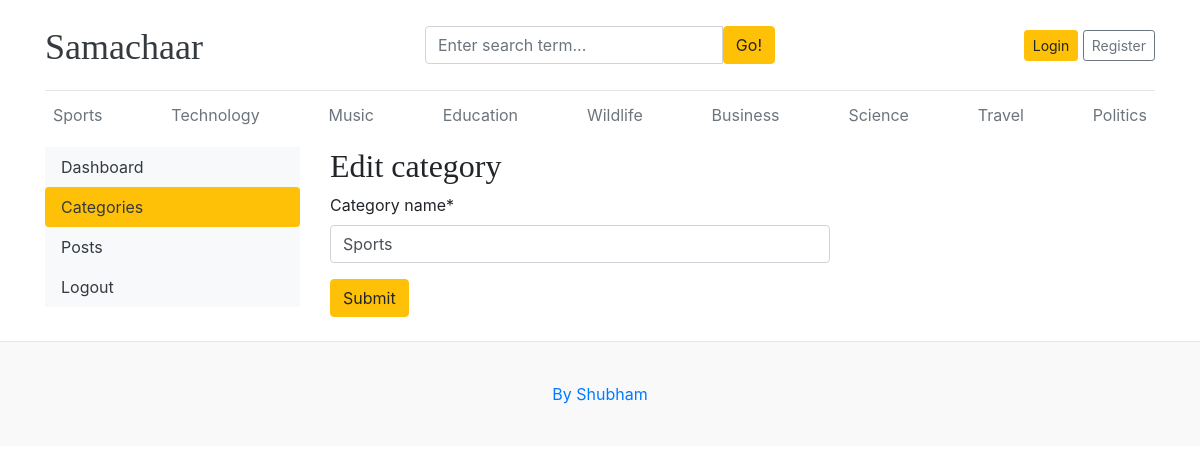
The app's page /dashboard/categories/edit/1/, older data.
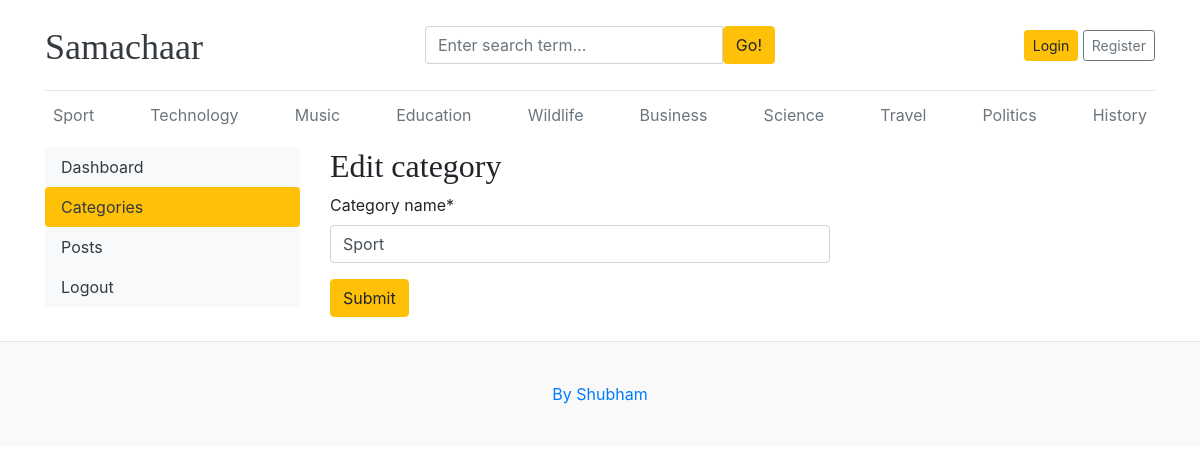
The same page, newer data.
### blogs/models.py (models this page shows, shortened)
class Category(models.Model):
    category_name = models.CharField(max_length=50, unique=True)
    created_at = models.DateField(auto_now_add=True)
    updated_at = models.DateField(auto_now_add=True)
    class Meta:
        verbose_name_plural = 'categories'

### dashboards/views.py (the view)
# urls.py: path('categories/edit/<int:pk>/', views.edit_category, name='edit_category'),
def edit_category(request, pk):
    category = get_object_or_404(Category, pk=pk)
    if request.method == 'POST':
        form = CategoryForm(request.POST, instance=category)
        if form.is_valid():
            form.save()
            return redirect('categories')
    form = CategoryForm(instance=category)
    context = {
        'form' : form,
        'category' : category,
    }
    return render(request, 'dashboard/edit_category.html', context)

### dashboards/forms.py
class CategoryForm(forms.ModelForm):
    class Meta:
        model = Category
        fields ='__all__'

### blogs/context_processors.py (called while the page is built)
def get_categories(request):
    categories = Category.objects.all()
    return dict(categories = categories)

def get_social(request):
    links = Social.objects.all()
    return dict(links = links)

### templates/dashboard/edit_category.html (shortened to what this page needs)
{% extends 'base.html' %}
{% block content %}
{% load crispy_forms_tags %}
<div class="row">
    {% include 'dashboard/sidebar.html'%}
    <div class="col-md-9">
        <h2>Edit category</h2>
        <form action="{% url "edit_category" category.id %}" method="post" style="width:500px;">
            {{ form | crispy}}
            <button type="submit" class="btn btn-warning">Submit</button>
        </form>
        <br>
    </div>
</div>
{% endblock content %}

### templates/base.html (shortened to what this page needs)
{% load static %}
<!DOCTYPE html>
<html lang="en">
    <head>
        <link href="https://getbootstrap.com/docs/4.0/dist/css/bootstrap.min.css" rel="stylesheet">
        <link rel="stylesheet" href="https://cdnjs.cloudflare.com/ajax/libs/font-awesome/4.7.0/css/font-awesome.min.css">
        <link href="{% static '/css/blog.css' %}" rel="stylesheet">
    </head>
    <body>
        <div class="container">
            <header class="blog-header py-3">
                <div class="row flex-nowrap justify-content-between align-items-center">
                    <div class="col-4 pt-1">
                        <a class="blog-header-logo text-dark" href="/">Samachaar</a>
                    </div>
                    <div class="col-4">
                        <form action="{% url "search" %}" method="get">
                            <div class="input-group">
                                <input class="form-control" type="text" name="keyword" value="{{keyword}}" placeholder="Enter search term..." aria-label="Enter search term..." aria-describedby="button-search" />
                                <button class="btn btn-warning" id="button-search" type="submit">Go!</button>
                            </div>
                        </form>
                    </div>
                    <div class="col-4 d-flex justify-content-end align-items-center">
                        {% if not user.is_authenticated %}
                        <a class="btn btn-sm btn-warning" href="{% url "login" %}">Login</a> &nbsp;
                        <a class="btn btn-sm btn-outline-secondary" href="{% url "register" %}">Register</a>
                        {% else %}
                        <span>Hi, {{ user }}</span>
                        &emsp;
                        <span><a href="{% url 'dashboard' %}">Dashboard</a><span>
                        &emsp;
                        <span><a href="{% url 'logout' %}">Logout</a></span>
                        {% endif %}
                    </div>
                </div>
            </header>
            <div class="nav-scroller py-1 mb-2">
                <nav class="nav d-flex justify-content-between">
                    {% for cat in categories %}
                    <a class="p-2 text-muted" href="{% url 'posts_by_category' cat.id %}">{{ cat.category_name }}</a>
                    {% endfor %}
                </nav>
            </div>
            {% block content %}
            {% endblock content %}
        </div>
        <footer class="blog-footer">
            <p><a href="#">By Shubham</a></p>
        </footer>
    </body>
</html>

Row changes from the older to the newer data that the page shows:
changed Category: category_name "Sports" → "Sport"
added Category: category_name "History"
